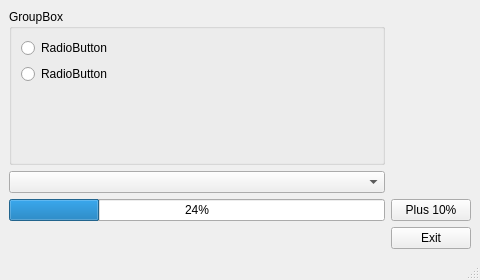
<?xml version="1.0" encoding="UTF-8"?>
<ui version="4.0">
 <class>MainWindow</class>
 <widget class="QMainWindow" name="MainWindow">
  <property name="geometry">
   <rect>
    <x>0</x>
    <y>0</y>
    <width>480</width>
    <height>280</height>
   </rect>
  </property>
  <property name="windowTitle">
   <string>MainWindow</string>
  </property>
  <widget class="QWidget" name="centralwidget">
   <layout class="QGridLayout" name="gridLayout">
    <item row="0" column="0">
     <widget class="QGroupBox" name="groupBox">
      <property name="title">
       <string>GroupBox</string>
      </property>
      <layout class="QFormLayout" name="formLayout">
       <item row="0" column="0">
        <widget class="QRadioButton" name="rb_unk1">
         <property name="text">
          <string>RadioButton</string>
         </property>
        </widget>
       </item>
       <item row="1" column="0">
        <widget class="QRadioButton" name="rb_unk2">
         <property name="text">
          <string>RadioButton</string>
         </property>
        </widget>
       </item>
      </layout>
     </widget>
    </item>
    <item row="1" column="0">
     <widget class="QComboBox" name="cb_rndTxt"/>
    </item>
    <item row="2" column="1">
     <widget class="QPushButton" name="pb_10plus">
      <property name="text">
       <string>Plus 10%</string>
      </property>
     </widget>
    </item>
    <item row="3" column="1">
     <widget class="QPushButton" name="pb_exit">
      <property name="text">
       <string>Exit</string>
      </property>
     </widget>
    </item>
    <item row="2" column="0">
     <widget class="QProgressBar" name="prbr_for10">
      <property name="value">
       <number>24</number>
      </property>
     </widget>
    </item>
   </layout>
  </widget>
  <widget class="QMenuBar" name="menubar">
   <property name="geometry">
    <rect>
     <x>0</x>
     <y>0</y>
     <width>480</width>
     <height>22</height>
    </rect>
   </property>
  </widget>
  <widget class="QStatusBar" name="statusbar"/>
 </widget>
 <resources/>
 <connections>
  <connection>
   <sender>pb_exit</sender>
   <signal>clicked()</signal>
   <receiver>MainWindow</receiver>
   <slot>close()</slot>
   <hints>
    <hint type="sourcelabel">
     <x>433</x>
     <y>237</y>
    </hint>
    <hint type="destinationlabel">
     <x>239</x>
     <y>139</y>
    </hint>
   </hints>
  </connection>
 </connections>
</ui>
